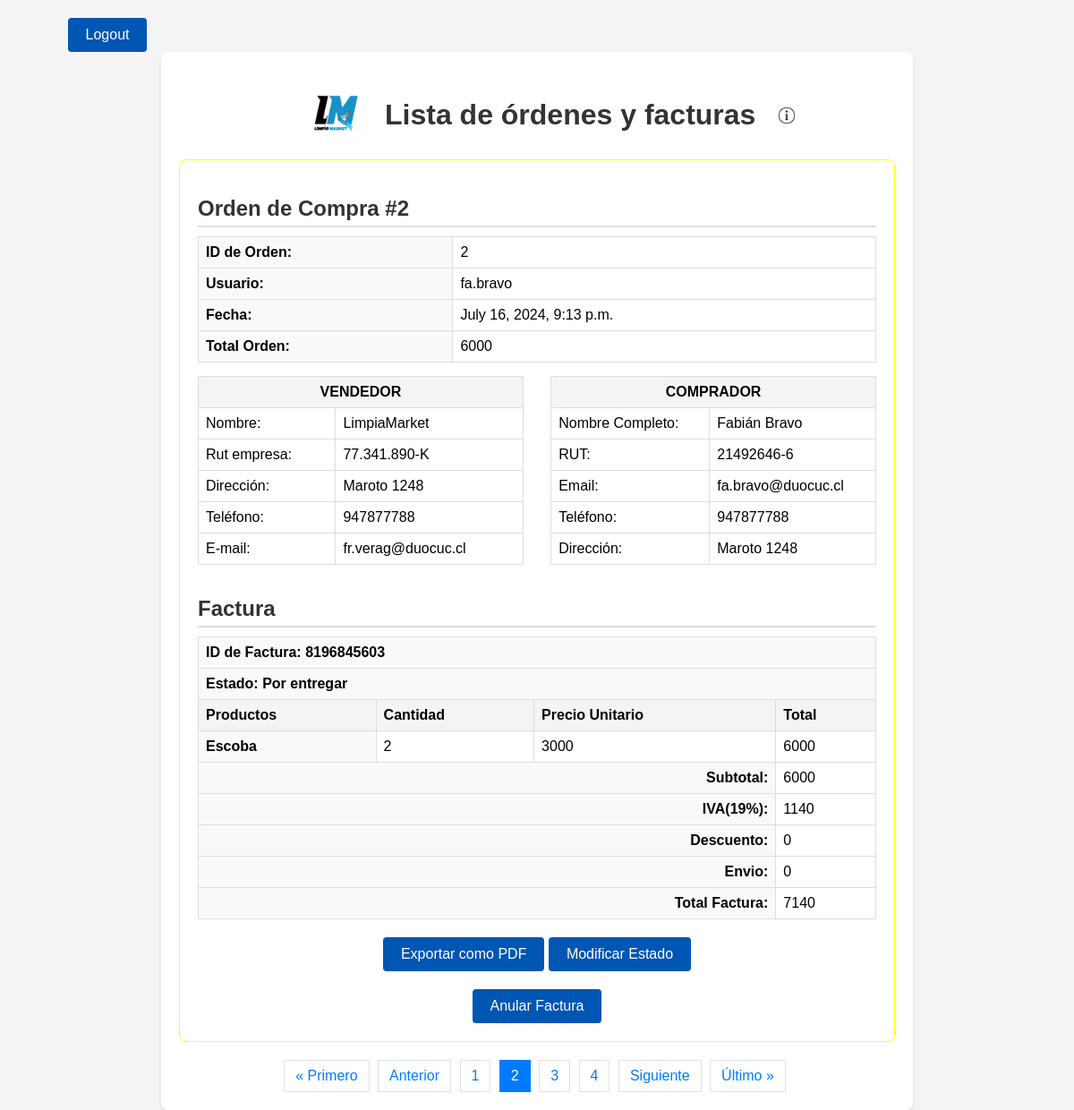
Page /lista_productos/?page=2 (signed in) on the committed database.
### webMarket/models.py (models this page shows, shortened)
class OrdenDeCompra(models.Model):
    id = models.AutoField(primary_key=True)  # Agregar campo id explícitamente
    usuario = models.ForeignKey(Usuario, on_delete=models.CASCADE)
    fecha = models.DateTimeField(auto_now_add=True)
    subtotal = models.IntegerField()
    total = models.IntegerField()
    descuento = models.IntegerField(null=True, blank=True)
    envio = models.IntegerField(null=True, blank=True)
    direccion = models.CharField(max_length=255, null=True, blank=True)

class Usuario(AbstractBaseUser, PermissionsMixin):
    nombre_usuario = models.CharField(max_length=30, unique=True)
    rut = models.CharField(max_length=10)
    email = models.EmailField()
    telefono = models.CharField(max_length=20)
    direccion = models.CharField(max_length=100)
    nombre_completo = models.CharField(max_length=100)
    is_active = models.BooleanField(default=True)
    is_staff = models.BooleanField(default=False)
    is_superuser = models.BooleanField(default=False)
    groups = models.ManyToManyField(
        Group,
        related_name='custom_user_groups',
        blank=True,
        help_text='The groups this user belongs to. A user will get all permissions granted to each of their groups.',
        verbose_name='groups'
    )
    user_permissions = models.ManyToManyField(
        Permission,
        related_name='custom_user_permissions',
        blank=True,
        help_text='Specific permissions for this user.',
        verbose_name='user permissions'
    )
    objects = MiAdministradorDeUsuarios()
    USERNAME_FIELD = 'nombre_usuario'
    REQUIRED_FIELDS = ['email', 'rut', 'telefono', 'direccion', 'nombre_completo']
    class Meta:
        verbose_name = 'usuario'
        verbose_name_plural = 'usuarios'

class Factura(models.Model):
    orden_de_compra = models.OneToOneField(OrdenDeCompra, on_delete=models.CASCADE)
    numero_factura = models.CharField(max_length=10, unique=True)
    subtotal = models.IntegerField()
    impuestos = models.IntegerField()
    total = models.IntegerField()
    fecha_emision = models.DateTimeField(default=timezone.now)
    condicion = models.CharField(max_length=20, default='creada')
    estado = models.CharField(max_length=20, default='Por Entregar')
    motivo = models.TextField(null=True, blank=True)
    rut = models.CharField(max_length=12, null=True, blank=True)
    direccion = models.CharField(max_length=255, null=True, blank=True)
    foto = models.ImageField(upload_to='webMarket/static/img/', null=True, blank=True)

class Producto(models.Model):
    id = models.AutoField(primary_key=True)  # Agregar campo id explícitamente
    nombre = models.CharField(max_length=100)
    precio = models.IntegerField()

### webMarket/views.py (the view, shortened to what this page needs)
# urls.py: path('lista_productos/', lista_productos, name='lista_productos'),
@login_required
def lista_productos(request):
    usuario = request.user
    if request.user.is_superuser:
        ordenes = OrdenDeCompra.objects.all().prefetch_related('detalles__producto', 'factura__detalles_estado')
    else:
        try:
            usuario = Usuario.objects.get(nombre_usuario=usuario.nombre_usuario)
        except Usuario.DoesNotExist:
            return HttpResponseForbidden("El usuario no existe.")
        ordenes = OrdenDeCompra.objects.filter(usuario=usuario).prefetch_related('detalles__producto', 'factura__detalles_estado')
    ordenes_con_factura = []
    for orden in ordenes:
        impuestos = int(orden.subtotal * 0.19)
        total_factura = orden.subtotal + impuestos
        factura, created = Factura.objects.get_or_create(
            orden_de_compra=orden,
            defaults={
                'numero_factura': get_random_string(length=10, allowed_chars='0123456789'),
                'subtotal': orden.subtotal,
                'impuestos': impuestos,
                'total': total_factura,
                'fecha_emision': timezone.now(),
                'estado': 'Por entregar'
            }
        )
        if not created:
            if factura.total != total_factura:
                factura.subtotal = orden.subtotal
                factura.impuestos = impuestos
                factura.total = total_factura
                factura.save()
        if request.user.is_superuser or factura.estado != 'Entregado':
            detalles_con_totales = [
                {
                    'producto': detalle.producto,
                    'cantidad': detalle.cantidad,
                    'total': detalle.cantidad * detalle.producto.precio
                }
                for detalle in orden.detalles.all()
            ]
            ordenes_con_factura.append({
                'orden': orden,
                'factura': factura,
                'total': orden.detalles.aggregate(total=Sum(F('cantidad') * F('producto__precio')))['total'] or 0,
                'detalles': detalles_con_totales
            })
    if request.user.is_superuser:
        facturas_creadas = Factura.objects.filter(condicion='creada').count()
        facturas_anuladas = Factura.objects.filter(condicion='Anulada').count()
        facturas_rectificadas = Factura.objects.filter(condicion='rectificado').count()
        facturas_por_entregar = Factura.objects.filter(estado='Por entregar').count()
        facturas_entregadas = Factura.objects.filter(estado='Entregado').count()
        facturas_rechazadas = Factura.objects.filter(estado='Rechazado').count()
    if facturas_creadas < 0:
        facturas_creadas = 0
    paginator = Paginator(ordenes_con_factura, 1)  # Muestra 2 órdenes por página
    page_number = request.GET.get('page')
    page_obj = paginator.get_page(page_number)
    return render(request, 'lista.html', {
        'page_obj': page_obj,
        'es_superusuario': request.user.is_superuser,
        'facturas_creadas': facturas_creadas,
        'facturas_anuladas': facturas_anuladas,
        'facturas_por_entregar': facturas_por_entregar,
        'facturas_entregadas': facturas_entregadas,
        'facturas_rechazadas': facturas_rechazadas,
        'facturas_rectificadas': facturas_rectificadas,
    })

### webMarket/templates/lista.html (shortened to what this page needs)
<!DOCTYPE html>
<html>
<head>
    {% load static %}
    <link rel="stylesheet" href="{% static 'css/lista.css' %}">
</head>
<body>
    <div class="button-container">
        <a href="{% url 'logout' %}" class="btn" id="logoutBtn" style="margin-right: 80%;">Logout</a>
    </div>
    <div class="container">
        <div class="logo-container" style="display: flex; align-items: center; margin-left: 15%;">
            <img src="{% static 'img/l.png' %}" alt="Logo" width="100" style="margin-right: 10px;">
            <h1>Lista de órdenes y facturas
                <button id="infoButton" style="background: none; border: none; cursor: pointer; margin-left: 10px;">
                    <img src="{% static 'img/info-icon.png' %}" alt="Info" width="20">
                </button>
            </h1>
        </div>
        {% for item in page_obj %}
        <div class="orden {% if item.factura.condicion == 'creada' and item.factura.estado == 'Por entregar' or item.factura.estado == 'Por Entregar' %}amarillo{% elif item.factura.condicion == 'rectificado' and item.factura.estado == 'Por Entregar' %}naranjo{% elif item.factura.condicion == 'creada' or item.factura.condicion == 'rectificado' and item.factura.estado == 'Entregado' %}verde{% elif item.factura.condicion == 'Anulada' %}rojo{% endif %}">
            <h2>Orden de Compra #{{item.orden.id}}</h2>
            <div class="info-container">
                <table>
                    <tr>
                        <td>ID de Orden:</td>
                        <td>{{ item.orden.id }}</td>
                    </tr>
                    <tr>
                        <td>Usuario:</td>
                        <td>{{ item.orden.usuario.nombre_usuario }}</td>
                    </tr>
                    <tr>
                        <td>Fecha:</td>
                        <td>{{ item.orden.fecha }}</td>
                    </tr>
                    <tr>
                        <td>Total Orden:</td>
                        <td>{{ item.total }}</td>
                    </tr>
                </table>
            </div>
            <div class="vendedor-comprador-container">
                <div class="vendedor">
                    <table class="vendedor-comprador-tabla">
                        <thead>
                            <tr>
                                <th colspan="2">VENDEDOR</th>
                            </tr>
                        </thead>
                        <tbody>
                            <tr>
                                <td>Nombre:</td>
                                <td>LimpiaMarket</td>
                            </tr>
                            <tr>
                                <td>Rut empresa:</td>
                                <td>77.341.890-K</td>
                            </tr>
                            <tr>
                                <td>Dirección:</td>
                                <td>Maroto 1248</td>
                            </tr>
                            <tr>
                                <td>Teléfono:</td>
                                <td>947877788</td>
                            </tr>
                            <tr>
                                <td>E-mail:</td>
                                <td>fr.verag@duocuc.cl</td>
                            </tr>
                        </tbody>
                    </table>
                </div>
                <div class="comprador">
                    <table class="vendedor-comprador-tabla">
                        <thead>
                            <tr>
                                <th colspan="2">COMPRADOR</th>
                            </tr>
                        </thead>
                        <tbody>
                            <tr>
                                <td>Nombre Completo:</td>
                                <td>{{ item.orden.usuario.nombre_completo }}</td>
                            </tr>
                            <tr>
                                <td>RUT:</td>
                                <td>{{ item.orden.usuario.rut }}</td>
                            </tr>
                            <tr>
                                <td>Email:</td>
                                <td>{{ item.orden.usuario.email }}</td>
                            </tr>
                            <tr>
                                <td>Teléfono:</td>
                                <td>{{ item.orden.usuario.telefono }}</td>
                            </tr>
                            <tr>
                                <td>Dirección:</td>
                                <td>{{ item.orden.usuario.direccion }}</td>
                            </tr>
                        </tbody>
                    </table>
                </div>
            </div>
            <h2>Factura</h2>
            <div class="info-container">
                <table class="factura-tabla" data-estado="{{ item.factura.estado }}">
                    <thead>
                        <tr>
                            <td colspan="4"><strong>ID de Factura:</strong> {{ item.factura.numero_factura }}</td>
                        </tr>
                        <tr>
                            <td colspan="4"><strong>Estado:</strong> {{ item.factura.estado }}</td>
                        </tr>
                        <tr>
                            <th>Productos</th>
                            <th>Cantidad</th>
                            <th>Precio Unitario</th>
                            <th>Total</th>
                        </tr>
                    </thead>
                    <tbody>
                        {% for detalle in item.detalles %}
                        <tr>
                            <td>{{ detalle.producto.nombre }}</td>
                            <td>{{ detalle.cantidad }}</td>
                            <td>{{ detalle.producto.precio }}</td>
                            <td>{{ detalle.total }}</td>
                        </tr>
                        {% endfor %}
                        <tr>
                            <td colspan="3" style="text-align: right;"><strong>Subtotal:</strong></td>
                            <td>{{ item.factura.subtotal|floatformat:0 }}</td>
                        </tr>
                        <tr>
                            <td colspan="3" style="text-align: right;"><strong>IVA(19%):</strong></td>
                            <td>{{ item.factura.impuestos|floatformat:0 }}</td>
                        </tr>
                        <tr>
                            <td colspan="3" style="text-align: right;"><strong>Descuento:</strong></td>
                            <td>0</td>
                        </tr>
                        <tr>
                            <td colspan="3" style="text-align: right;"><strong>Envio:</strong></td>
                            <td>0</td>
                        </tr>
                        <tr>
                            <td colspan="3" style="text-align: right;"><strong>Total Factura:</strong></td>
                            <td>{{ item.factura.total|floatformat:0 }}</td>
                        </tr>
                    </tbody>
                </table>
            </div>
            <div class="button-container">
                <button class="btn exportar-pdf" data-factura-id="{{ item.factura.numero_factura }}">Exportar como PDF</button>
                {% if item.factura.estado != 'Entregado' and item.factura.estado != 'Anulada' %}
                    {% if not es_superusuario %}
                        <a href="{% url 'visualizar_orden' item.orden.id %}" class="btn modificar-orden">Modificar Orden</a>
                    {% else %}
                        <button class="btn modificar-estado" data-orden-id="{{ item.orden.id }}">Modificar Estado</button>
                        <div class="button-container">
                            <button class="btn anular-factura" data-orden-id="{{ item.orden.id }}">Anular Factura</button>
                        </div>
                    {% endif %}
                {% endif %}
            </div>
        </div>
        {% endfor %}
        <div class="pagination-container">
            <ul class="pagination">
                {% if page_obj.has_previous %}
                <li class="page-item">
                    <a class="page-link" href="?page=1" aria-label="Primero">
                        &laquo; Primero
                    </a>
                </li>
                <li class="page-item">
                    <a class="page-link" href="?page={{ page_obj.previous_page_number }}" aria-label="Anterior">
                        Anterior
                    </a>
                </li>
                {% endif %}
                {% for num in page_obj.paginator.page_range %}
                {% if page_obj.number == num %}
                <li class="page-item active">
                    <span class="page-link">{{ num }}</span>
                </li>
                {% elif num > page_obj.number|add:'-3' and num < page_obj.number|add:'3' %} <li class="page-item">
                    <a class="page-link" href="?page={{ num }}">{{ num }}</a>
                    </li>
                    {% endif %}
                    {% endfor %}
                    {% if page_obj.has_next %}
                    <li class="page-item">
                        <a class="page-link" href="?page={{ page_obj.next_page_number }}" aria-label="Siguiente">
                            Siguiente
                        </a>
                    </li>
                    <li class="page-item">
                        <a class="page-link" href="?page={{ page_obj.paginator.num_pages }}" aria-label="Último">
                            Último &raquo;
                        </a>
                    </li>
                    {% endif %}
            </ul>
        </div>
    </div>
</body>
</html>

### rows in the picture
OrdenDeCompra: orden.id "2", orden.usuario.nombre_usuario "fa.bravo", orden.fecha "July 16, 2024, 9:13 p.m.", total "6000", orden.usuario.nombre_completo "Fabián Bravo", orden.usuario.rut "21492646-6", orden.usuario.email "fa.bravo@duocuc.cl", orden.usuario.telefono "947877788", orden.usuario.direccion "Maroto 1248", factura.numero_factura "8196845603", factura.estado "Por entregar", factura.subtotal "6000", factura.impuestos "1140", factura.total "7140"
Producto: producto.nombre "Escoba", cantidad "2", producto.precio "3000", total "6000"

### other values in the picture
{{ num }} "1" "3" "4"
{{ num }} "2"
